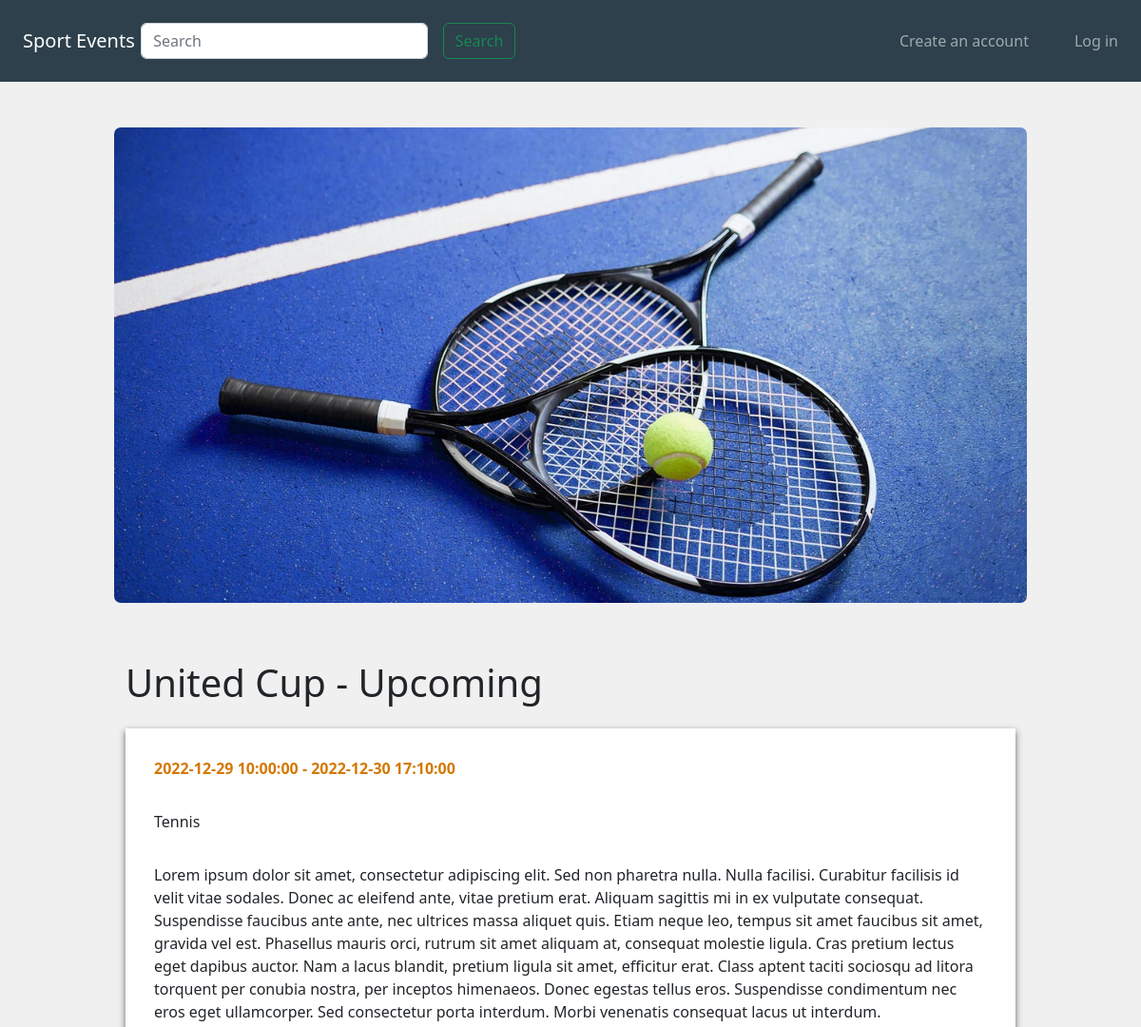
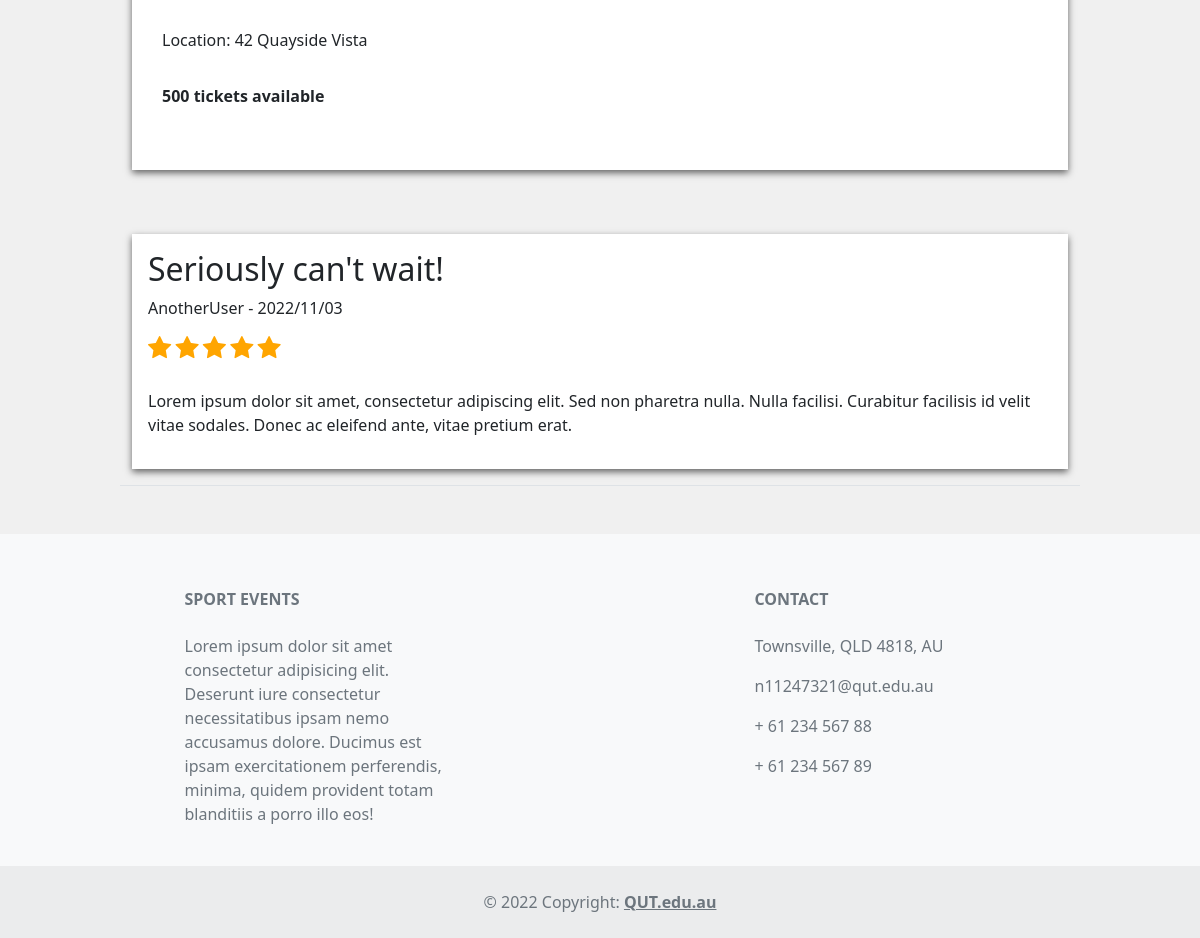
The page /events/5 on the database its author committed (2 pictures, top to bottom).
### website/models.py (models this page shows, shortened)
class Events(db.Model):
    __tablename__ = 'events'
    EventId = db.Column(db.Integer, primary_key=True)
    EventName = db.Column(db.String(80))
    Location = db.Column(db.String(150))
    City = db.Column(db.String(150))
    StartDate = db.Column(db.DateTime)
    EndDate = db.Column(db.DateTime)
    description = db.Column(db.String(500))
    Image = db.Column(db.String(400))
    Status_id = db.Column(db.Integer)
    Catergory_id = db.Column(db.Integer)
    MaxTickets = db.Column(db.Integer)
    tickets_booked = db.Column(db.Integer)
    TicketPrice = db.Column(db.String(80))
    UserId = db.Column(db.Integer)
    reviews = db.relationship('Reviews', backref='event')
    bookings = db.relationship('Bookings', backref='event')
    Catergory_id = db.Column(db.Integer, db.ForeignKey('catergories.CatergoryId'))
    Status_id = db.Column(db.Integer, db.ForeignKey('eventStatus.EventStatusId'))
    UserId = db.Column(db.Integer, db.ForeignKey('users.UserId'))

class EventStatus(db.Model):
    __tablename__ = 'eventStatus'
    EventStatusId = db.Column(db.Integer, primary_key=True)
    Status = db.Column(db.String(80))
    Booking = db.relationship('Bookings', backref='Status')
    Event = db.relationship('Events', backref='Status')
    def __repr__(self): #print
        return "{}".format(self.Status)

class Catergory(db.Model):
    __tablename__ = 'catergories'
    CatergoryId = db.Column(db.Integer, primary_key=True)
    CatergoryName = db.Column(db.String(100))
    Event = db.relationship('Events', backref='CatergoryName')
    def __repr__(self):
        return "{}".format(self.CatergoryName)

class Reviews(db.Model):
    __tablename__ = 'reviews'
    ReviewId = db.Column(db.Integer, primary_key=True)
    Title = db.Column(db.String(100))
    Content = db.Column(db.String(400))
    CreatedAt = db.Column(db.DateTime, default=datetime.now())
    Rating = db.Column(db.Integer)
    User_id = db.Column(db.Integer, db.ForeignKey('users.UserId'))
    Event_id = db.Column(db.Integer, db.ForeignKey('events.EventId'))

class Users(db.Model, UserMixin):
    __tablename__='users'
    UserId = db.Column(db.Integer, primary_key=True)
    Username = db.Column(db.String(100), unique=True)
    FirstName = db.Column(db.String(100), index=True, nullable=False)
    LastName = db.Column(db.String(100), index=True, nullable=False)
    Email = db.Column(db.String(100), index=True, nullable=False)
    ContactNumber = db.Column(db.String(100), index=True, nullable=False)
    password_hash = db.Column(db.String(255), nullable=False)
    reviews = db.relationship('Reviews', backref='user')
    bookings = db.relationship('Bookings', backref='user')

### website/events.py (the view, shortened to what this page needs)
@bp.route('/<id>', methods = ['GET', 'POST'])
def show(id):
    event = Events.query.filter_by(EventId=id).first()
    cform = ReviewForm()
    dform = BookingForm()
    remainder = event.MaxTickets - event.tickets_booked
    return render_template('/event.html', event=event, form=cform, dform = dform, remainder = remainder)

### website/forms.py
class ReviewForm(FlaskForm):
  title = StringField('Review Title', [InputRequired()]) # Must enter title
  rating = RadioField(star, validators=[InputRequired()], choices=[(1,1), (2,2), (3,3), (4,4), (5,5)]) # Must enter rating
  comment = TextAreaField('Review comment', [InputRequired()]) # Must enter review comment
  submit = SubmitField('Post')

class BookingForm(FlaskForm):
  ticket_num = IntegerField('Number of Tickets', validators=[InputRequired(), NumberRange(min=0)]) #Must enter number of tickets
  submit = SubmitField("Submit")

### website/templates/event.html (shortened to what this page needs)
{% extends 'base.html' %}
{% block head %}
    <link href="https://cdn.jsdelivr.net/npm/bootstrap@5.2.0/dist/css/bootstrap.min.css" rel="stylesheet">
    <link rel="stylesheet" href="https://cdnjs.cloudflare.com/ajax/libs/font-awesome/4.7.0/css/font-awesome.min.css">
    <link rel="stylesheet" href="../static/css/style.css">
    <link rel="stylesheet" href="../static/css/event.css">
{% endblock %}
{% import "bootstrap/form.html" as wtf %}
{% block content %}
    <div class="p-4" id="navbarSpacer"></div>
    <div id="eventImg">
        <img src="{{event.Image}}" id="eventImg2">
    </div>
    <div class="container-fluid" id="mainBox">
        <div id="imgSpacer"></div>
        <h1>{{event.EventName}} - {{event.Status}}</h1>
        <div class="p-2"></div>
        <div class="container-fluid eventInfo">
            <p class="eventDateTime">{{event.StartDate}} - {{event.EndDate}}</p>
            <div class="p-2"></div>
            <p>{{event.CatergoryName}}</p>
            <div class="p-2"></div>
            <p>{{event.description}}</p>
            <div class="p-2"></div>
            <p>Location: {{event.Location}}</p>
            <div class="p-2"></div>
            <p class="eventTickets">{{remainder}} tickets available</p>
            <div class="p-2"></div>
        </div>
        <div class="p-4"></div>
        <div class="p-1 lineBreaks"></div>
        <div class="p-1 lineBreaks"></div>
        <div class="row border-bottom">
            {% for review in event.reviews %}
            <div class="col-md-12">
                <div class="p-3 review">
                    <h2>{{ review.Title }}</h2>
                    <p>{{ review.user.Username }} - {{ review.CreatedAt.strftime('%Y/%m/%d') }}</p>
                    <div id="ratingDiv">
                        {% for i in range(review.Rating) %}
                            <span class="fa fa-star rating checked"></span>
                        {% endfor %}
                    </div>
                    <div class="p-2"></div>
                    <p>{{ review.Content }}</p>
            </div>
            <div class="p-2"></div>
            {% endfor %}
        </div>
    </div>
{% endblock %}

### website/static/css/style.css (style rules this page uses)
body { background-color: #F0F0F0; }

### website/static/css/event.css (style rules this page uses)
#mainBox { width: 80%; }
#navbarSpacer { display: block; }
#eventImg { margin: auto; width: 80%; height: 500px; overflow: hidden; border-radius: 7px; }
.eventInfo { background-color: white; box-shadow: 0px 3px 7px #636363; padding: 30px; }
.eventDateTime { color: #D47800; font-weight: bold; }
.eventTickets { font-weight: bold; }
#imgSpacer { padding: 30px; }
#eventImg2 { width: 100%; }
#ratingDiv { padding: 0 0 10px 0; }
.rating { font-size: 25px; }
.review { background-color: white; box-shadow: 0px 3px 7px #636363; padding: 30px; }
.checked { color: orange; }

### rows shown on the page
Events: Image (picture), EventName "United Cup", StartDate "2022-12-29 10:00:00", EndDate "2022-12-30 17:10:00", description "Lorem ipsum dolor sit amet, consectetur adipiscing elit. Sed non pharetra nulla. Nulla facilisi. Curabitur facilisis id velit vitae sodales. Donec ac eleifend ante, vitae pretium erat. Aliquam sagittis mi in ex vulputate consequat. Suspendisse faucibus ante ante, nec ultrices massa aliquet quis. Etiam neque leo, tempus sit amet faucibus sit amet, gravida vel est. Phasellus mauris orci, rutrum sit amet aliquam at, consequat molestie ligula. Cras pretium lectus eget dapibus auctor. Nam a lacus blandit, pretium ligula sit amet, efficitur erat. Class aptent taciti sociosqu ad litora torquent per conubia nostra, per inceptos himenaeos. Donec egestas tellus eros. Suspendisse condimentum nec eros…", Location "42 Quayside Vista"
EventStatus: Status "Upcoming"
Catergory: CatergoryName "Tennis"
Reviews: Title "Seriously can't wait!", user.Username "AnotherUser", CreatedAt "2022/11/03", Rating 5 (drawn), Content "Lorem ipsum dolor sit amet, consectetur adipiscing elit. Sed non pharetra nulla. Nulla facilisi. Curabitur facilisis id velit vitae sodales. Donec ac eleifend ante, vitae pretium erat."

### other values the page prints
{{ remainder }} "500"
